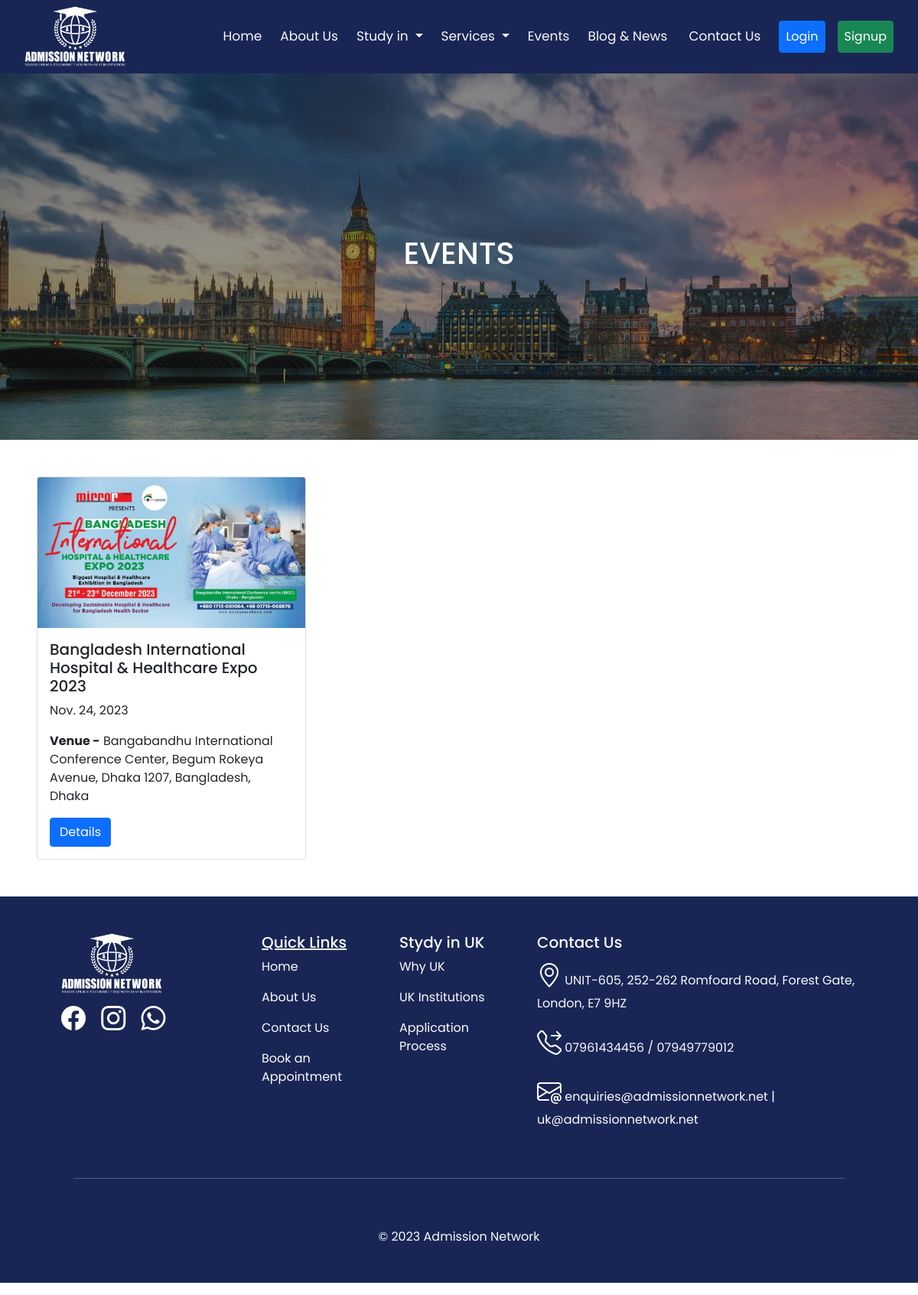
The page /events on the database as committed earlier.
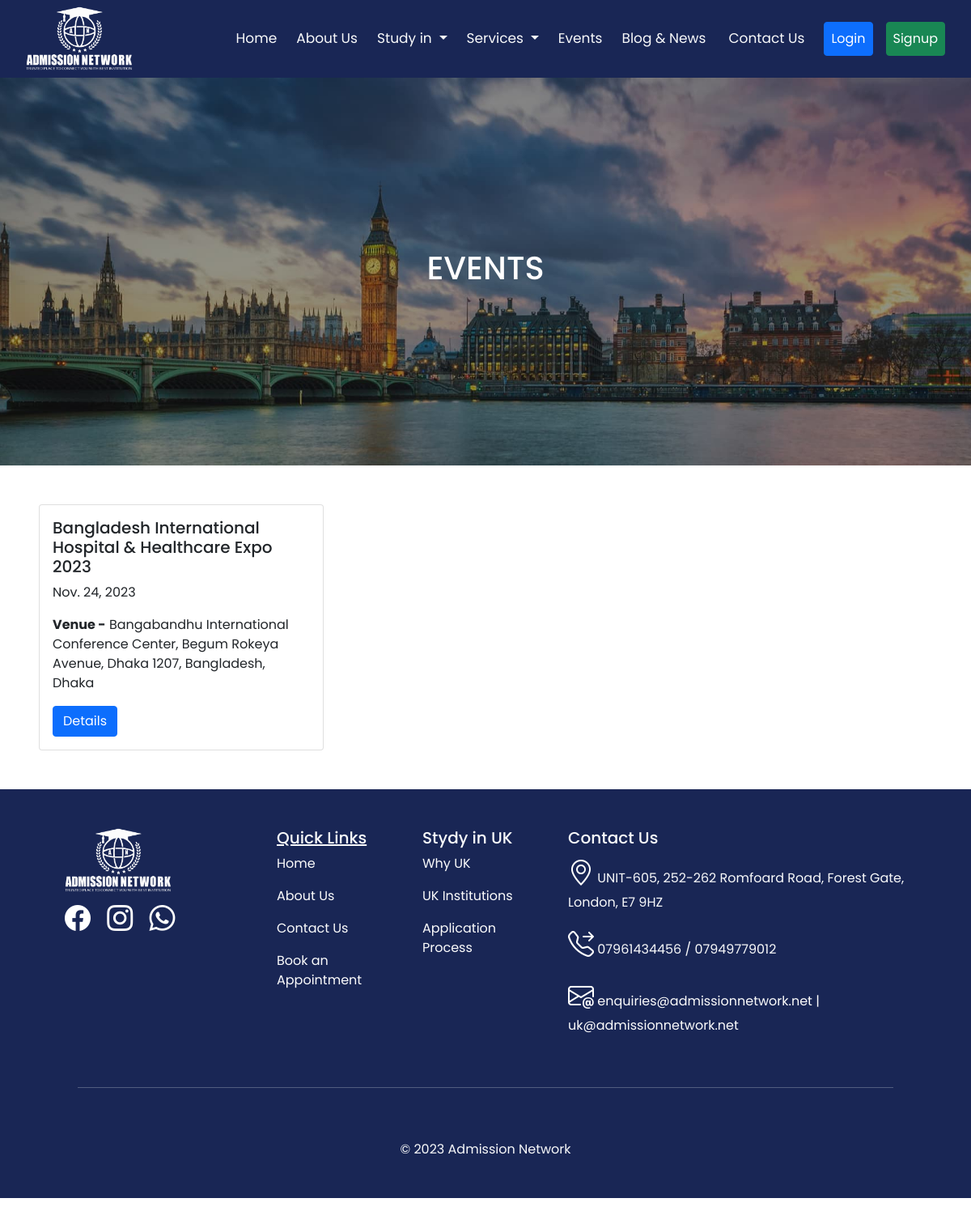
The same page on the database as committed later.
### forntend/models.py (models this page shows, shortened)
class Events(models.Model):
    event_date=models.DateField()
    image=models.ImageField(upload_to='media',blank=True, null=True)
    title=models.CharField(max_length=100)
    address=models.CharField(max_length=100)
    event_link=models.CharField( max_length=200, blank=True, null=True)

### forntend/views.py (the view)
# urls.py: path('events',EventAll,name="events"),
def EventAll(request):
    events=Events.objects.all()
    return render(request, 'events.html', {'events':events})

### forntend/templates/events.html (shortened to what this page needs)
{% extends "base.html" %}
{% load static %}
{% load django_bootstrap5 %}
{% block content %}
<div class="container-fluid p-0">
  <div class="row" style="background: url('{% static "images/events.jpg" %}') center/cover no-repeat;">
      <div class="col-md-12 d-flex flex-column justify-content-center px-5 text-white order-md-1" style="height: 60vh;">
          <div class="text-center">
              <h1 class="py-3 ">EVENTS</h1>
          </div>
      </div>
  </div>
    <div class="row p-5">
        {% for event in events  %}
        <div class="col-sm-12 col-md-4 mb-3 mb-sm-0">
          <div class="card">
            {% if  event.image %}
            <img src="{{event.image.url}}" class="card-img-top" alt="...">
            {% endif %}
            <div class="card-body">
              <h5 class="card-title">{{event.title}}</h5>
              <p class="card-text">{{event.event_date}}</p>
              <p class="card-text"><b>Venue -</b> {{event.address}}</p>
              <a href="{% url 'event_details' event.pk %}" class="btn btn-primary">Details</a>
            </div>
          </div>
        </div>
        {% endfor %}
    </div>
</div>
{% endblock content %}

Rows that differ between the two databases and show on the page:
changed Events: image: picture removed
